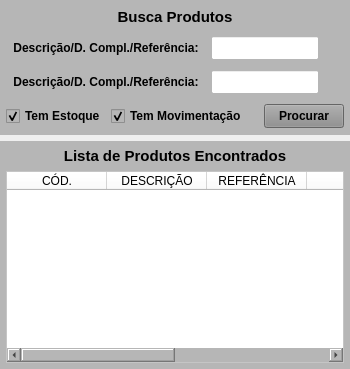
           <widget class="QWidget" name="widget_5" native="true">
            <layout class="QVBoxLayout" name="verticalLayout_6">
             <property name="spacing">
              <number>6</number>
             </property>
             <property name="leftMargin">
              <number>0</number>
             </property>
             <property name="topMargin">
              <number>0</number>
             </property>
             <property name="rightMargin">
              <number>0</number>
             </property>
             <property name="bottomMargin">
              <number>0</number>
             </property>
             <item>
              <widget class="QWidget" name="widget_Cor2" native="true">
               <property name="minimumSize">
                <size>
                 <width>0</width>
                 <height>135</height>
                </size>
               </property>
               <property name="maximumSize">
                <size>
                 <width>16777215</width>
                 <height>135</height>
                </size>
               </property>
               <property name="styleSheet">
                <string notr="true">background-color: rgb(182, 182, 182);</string>
               </property>
               <layout class="QVBoxLayout" name="verticalLayout_9">
                <property name="spacing">
                 <number>1</number>
                </property>
                <property name="leftMargin">
                 <number>1</number>
                </property>
                <property name="topMargin">
                 <number>1</number>
                </property>
                <property name="rightMargin">
                 <number>1</number>
                </property>
                <property name="bottomMargin">
                 <number>1</number>
                </property>
                <item>
                 <widget class="QWidget" name="widget_35" native="true">
                  <property name="minimumSize">
                   <size>
                    <width>0</width>
                    <height>25</height>
                   </size>
                  </property>
                  <property name="maximumSize">
                   <size>
                    <width>16777215</width>
                    <height>25</height>
                   </size>
                  </property>
                  <property name="styleSheet">
                   <string notr="true"/>
                  </property>
                  <layout class="QHBoxLayout" name="horizontalLayout_23">
                   <property name="spacing">
                    <number>3</number>
                   </property>
                   <property name="leftMargin">
                    <number>3</number>
                   </property>
                   <property name="topMargin">
                    <number>3</number>
                   </property>
                   <property name="rightMargin">
                    <number>3</number>
                   </property>
                   <property name="bottomMargin">
                    <number>3</number>
                   </property>
                   <item>
                    <widget class="QLabel" name="label_57">
                     <property name="maximumSize">
                      <size>
                       <width>16777215</width>
                       <height>16777215</height>
                      </size>
                     </property>
                     <property name="font">
                      <font>
                       <pointsize>11</pointsize>
                       <weight>75</weight>
                       <bold>true</bold>
                      </font>
                     </property>
                     <property name="text">
                      <string>Busca Produtos</string>
                     </property>
                     <property name="alignment">
                      <set>Qt::AlignCenter</set>
                     </property>
                    </widget>
                   </item>
                  </layout>
                 </widget>
                </item>
                <item>
                 <widget class="QWidget" name="widget_33" native="true">
                  <property name="minimumSize">
                   <size>
                    <width>0</width>
                    <height>30</height>
                   </size>
                  </property>
                  <property name="maximumSize">
                   <size>
                    <width>16777215</width>
                    <height>30</height>
                   </size>
                  </property>
                  <property name="styleSheet">
                   <string notr="true"/>
                  </property>
                  <layout class="QHBoxLayout" name="horizontalLayout_29">
                   <property name="spacing">
                    <number>5</number>
                   </property>
                   <property name="leftMargin">
                    <number>5</number>
                   </property>
                   <property name="topMargin">
                    <number>3</number>
                   </property>
                   <property name="rightMargin">
                    <number>5</number>
                   </property>
                   <property name="bottomMargin">
                    <number>3</number>
                   </property>
                   <item>
                    <widget class="QLabel" name="label_60">
                     <property name="minimumSize">
                      <size>
                       <width>200</width>
                       <height>0</height>
                      </size>
                     </property>
                     <property name="maximumSize">
                      <size>
                       <width>200</width>
                       <height>16777215</height>
                      </size>
                     </property>
                     <property name="font">
                      <font>
                       <pointsize>9</pointsize>
                       <weight>75</weight>
                       <bold>true</bold>
                      </font>
                     </property>
                     <property name="text">
                      <string>Descrição/D. Compl./Referência:</string>
                     </property>
                     <property name="alignment">
                      <set>Qt::AlignCenter</set>
                     </property>
                    </widget>
                   </item>
                   <item>
                    <widget class="QLineEdit" name="line_Descricao1_Busca">
                     <property name="sizePolicy">
                      <sizepolicy hsizetype="Preferred" vsizetype="Preferred">
                       <horstretch>0</horstretch>
                       <verstretch>0</verstretch>
                      </sizepolicy>
                     </property>
                     <property name="minimumSize">
                      <size>
                       <width>0</width>
                       <height>0</height>
                      </size>
                     </property>
                     <property name="maximumSize">
                      <size>
                       <width>16777215</width>
                       <height>16777215</height>
                      </size>
                     </property>
                     <property name="font">
                      <font>
                       <pointsize>9</pointsize>
                      </font>
                     </property>
                     <property name="styleSheet">
                      <string notr="true">background-color: rgb(255, 255, 255);</string>
                     </property>
                     <property name="alignment">
                      <set>Qt::AlignLeading|Qt::AlignLeft|Qt::AlignVCenter</set>
                     </property>
                    </widget>
                   </item>
                   <item>
                    <widget class="QLabel" name="label_6">
                     <property name="text">
                      <string/>
                     </property>
                    </widget>
                   </item>
                  </layout>
                 </widget>
                </item>
                <item>
                 <widget class="QWidget" name="widget_38" native="true">
                  <property name="minimumSize">
                   <size>
                    <width>0</width>
                    <height>30</height>
                   </size>
                  </property>
                  <property name="maximumSize">
                   <size>
                    <width>16777215</width>
                    <height>30</height>
                   </size>
                  </property>
                  <property name="styleSheet">
                   <string notr="true"/>
                  </property>
                  <layout class="QHBoxLayout" name="horizontalLayout_31">
                   <property name="spacing">
                    <number>5</number>
                   </property>
                   <property name="leftMargin">
                    <number>5</number>
                   </property>
                   <property name="topMargin">
                    <number>3</number>
                   </property>
                   <property name="rightMargin">
                    <number>5</number>
                   </property>
                   <property name="bottomMargin">
                    <number>3</number>
                   </property>
                   <item>
                    <widget class="QLabel" name="label_62">
                     <property name="minimumSize">
                      <size>
                       <width>200</width>
                       <height>0</height>
                      </size>
                     </property>
                     <property name="maximumSize">
                      <size>
                       <width>200</width>
                       <height>16777215</height>
                      </size>
                     </property>
                     <property name="font">
                      <font>
                       <pointsize>9</pointsize>
                       <weight>75</weight>
                       <bold>true</bold>
                      </font>
                     </property>
                     <property name="text">
                      <string>Descrição/D. Compl./Referência:</string>
                     </property>
                     <property name="alignment">
                      <set>Qt::AlignCenter</set>
                     </property>
                    </widget>
                   </item>
                   <item>
                    <widget class="QLineEdit" name="line_Descricao2_Busca">
                     <property name="sizePolicy">
                      <sizepolicy hsizetype="Preferred" vsizetype="Preferred">
                       <horstretch>0</horstretch>
                       <verstretch>0</verstretch>
                      </sizepolicy>
                     </property>
                     <property name="minimumSize">
                      <size>
                       <width>0</width>
                       <height>0</height>
                      </size>
                     </property>
                     <property name="maximumSize">
                      <size>
                       <width>16777215</width>
                       <height>16777215</height>
                      </size>
                     </property>
                     <property name="font">
                      <font>
                       <pointsize>9</pointsize>
                      </font>
                     </property>
                     <property name="styleSheet">
                      <string notr="true">background-color: rgb(255, 255, 255);</string>
                     </property>
                     <property name="alignment">
                      <set>Qt::AlignLeading|Qt::AlignLeft|Qt::AlignVCenter</set>
                     </property>
                    </widget>
                   </item>
                   <item>
                    <widget class="QLabel" name="label_9">
                     <property name="text">
                      <string/>
                     </property>
                    </widget>
                   </item>
                  </layout>
                 </widget>
                </item>
                <item>
                 <widget class="QWidget" name="widget_34" native="true">
                  <property name="minimumSize">
                   <size>
                    <width>0</width>
                    <height>30</height>
                   </size>
                  </property>
                  <property name="maximumSize">
                   <size>
                    <width>16777215</width>
                    <height>30</height>
                   </size>
                  </property>
                  <property name="styleSheet">
                   <string notr="true"/>
                  </property>
                  <layout class="QHBoxLayout" name="horizontalLayout_30">
                   <property name="spacing">
                    <number>5</number>
                   </property>
                   <property name="leftMargin">
                    <number>5</number>
                   </property>
                   <property name="topMargin">
                    <number>3</number>
                   </property>
                   <property name="rightMargin">
                    <number>5</number>
                   </property>
                   <property name="bottomMargin">
                    <number>3</number>
                   </property>
                   <item>
                    <widget class="QCheckBox" name="check_Estoque_Busca">
                     <property name="font">
                      <font>
                       <pointsize>9</pointsize>
                       <weight>75</weight>
                       <bold>true</bold>
                      </font>
                     </property>
                     <property name="text">
                      <string>Tem Estoque</string>
                     </property>
                     <property name="checked">
                      <bool>true</bool>
                     </property>
                    </widget>
                   </item>
                   <item>
                    <widget class="QCheckBox" name="check_Mov_Busca">
                     <property name="font">
                      <font>
                       <pointsize>9</pointsize>
                       <weight>75</weight>
                       <bold>true</bold>
                      </font>
                     </property>
                     <property name="text">
                      <string>Tem Movimentação</string>
                     </property>
                     <property name="checked">
                      <bool>true</bool>
                     </property>
                    </widget>
                   </item>
                   <item>
                    <widget class="QLabel" name="label_4">
                     <property name="text">
                      <string/>
                     </property>
                    </widget>
                   </item>
                   <item>
                    <widget class="QPushButton" name="btn_Buscar">
                     <property name="sizePolicy">
                      <sizepolicy hsizetype="Fixed" vsizetype="Preferred">
                       <horstretch>0</horstretch>
                       <verstretch>0</verstretch>
                      </sizepolicy>
                     </property>
                     <property name="maximumSize">
                      <size>
                       <width>80</width>
                       <height>16777215</height>
                      </size>
                     </property>
                     <property name="font">
                      <font>
                       <pointsize>9</pointsize>
                       <weight>75</weight>
                       <bold>true</bold>
                      </font>
                     </property>
                     <property name="cursor">
                      <cursorShape>PointingHandCursor</cursorShape>
                     </property>
                     <property name="styleSheet">
                      <string notr="true">background-color: rgb(141, 141, 141);</string>
                     </property>
                     <property name="text">
                      <string>Procurar</string>
                     </property>
                    </widget>
                   </item>
                  </layout>
                 </widget>
                </item>
               </layout>
              </widget>
             </item>
             <item>
              <widget class="QWidget" name="widget_Cor3" native="true">
               <property name="styleSheet">
                <string notr="true">background-color: rgb(182, 182, 182);</string>
               </property>
               <layout class="QVBoxLayout" name="verticalLayout_7">
                <property name="leftMargin">
                 <number>6</number>
                </property>
                <property name="topMargin">
                 <number>6</number>
                </property>
                <property name="rightMargin">
                 <number>6</number>
                </property>
                <property name="bottomMargin">
                 <number>6</number>
                </property>
                <item>
                 <widget class="QLabel" name="label_Titulo_2">
                  <property name="maximumSize">
                   <size>
                    <width>16777215</width>
                    <height>18</height>
                   </size>
                  </property>
                  <property name="font">
                   <font>
                    <pointsize>11</pointsize>
                    <weight>75</weight>
                    <bold>true</bold>
                   </font>
                  </property>
                  <property name="text">
                   <string>Lista de Produtos Encontrados</string>
                  </property>
                  <property name="alignment">
                   <set>Qt::AlignCenter</set>
                  </property>
                 </widget>
                </item>
                <item>
                 <widget class="QTableWidget" name="table_Busca">
                  <property name="sizePolicy">
                   <sizepolicy hsizetype="Preferred" vsizetype="Preferred">
                    <horstretch>0</horstretch>
                    <verstretch>0</verstretch>
                   </sizepolicy>
                  </property>
                  <property name="font">
                   <font>
                    <pointsize>8</pointsize>
                   </font>
                  </property>
                  <property name="styleSheet">
                   <string notr="true">background-color: rgb(255, 255, 255);</string>
                  </property>
                  <column>
                   <property name="text">
                    <string>CÓD.</string>
                   </property>
                  </column>
                  <column>
                   <property name="text">
                    <string>DESCRIÇÃO</string>
                   </property>
                  </column>
                  <column>
                   <property name="text">
                    <string>REFERÊNCIA</string>
                   </property>
                  </column>
                  <column>
                   <property name="text">
                    <string>UM</string>
                   </property>
                  </column>
                  <column>
                   <property name="text">
                    <string>SALDO</string>
                   </property>
                  </column>
                  <column>
                   <property name="text">
                    <string>LOCAL</string>
                   </property>
                  </column>
                 </widget>
                </item>
               </layout>
              </widget>
             </item>
            </layout>
           </widget>
